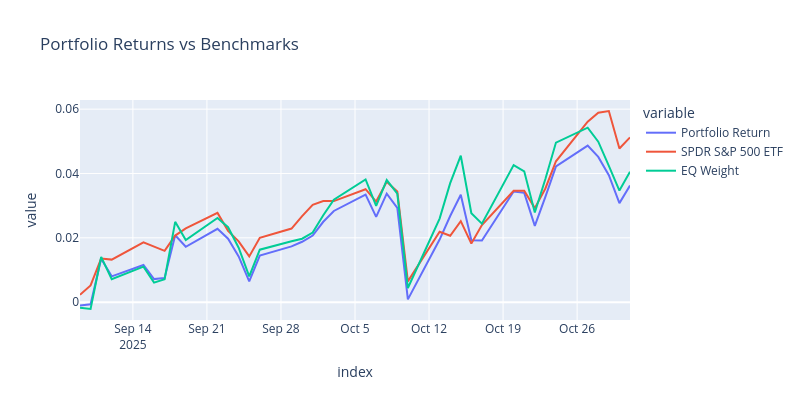

Notebook cell for this chart:
### Code cell
px.line(pd.concat([BACKTEST_LOADED['Portfolio Returns'].add(1).cumprod().sub(1), BACKTEST_LOADED['Benchmark Returns'].add(1).cumprod().sub(1)]), 
        title="Portfolio Returns vs Benchmarks", labels={"x": "Date", "y": "Cumulative Returns"}, width=800, height=400)
